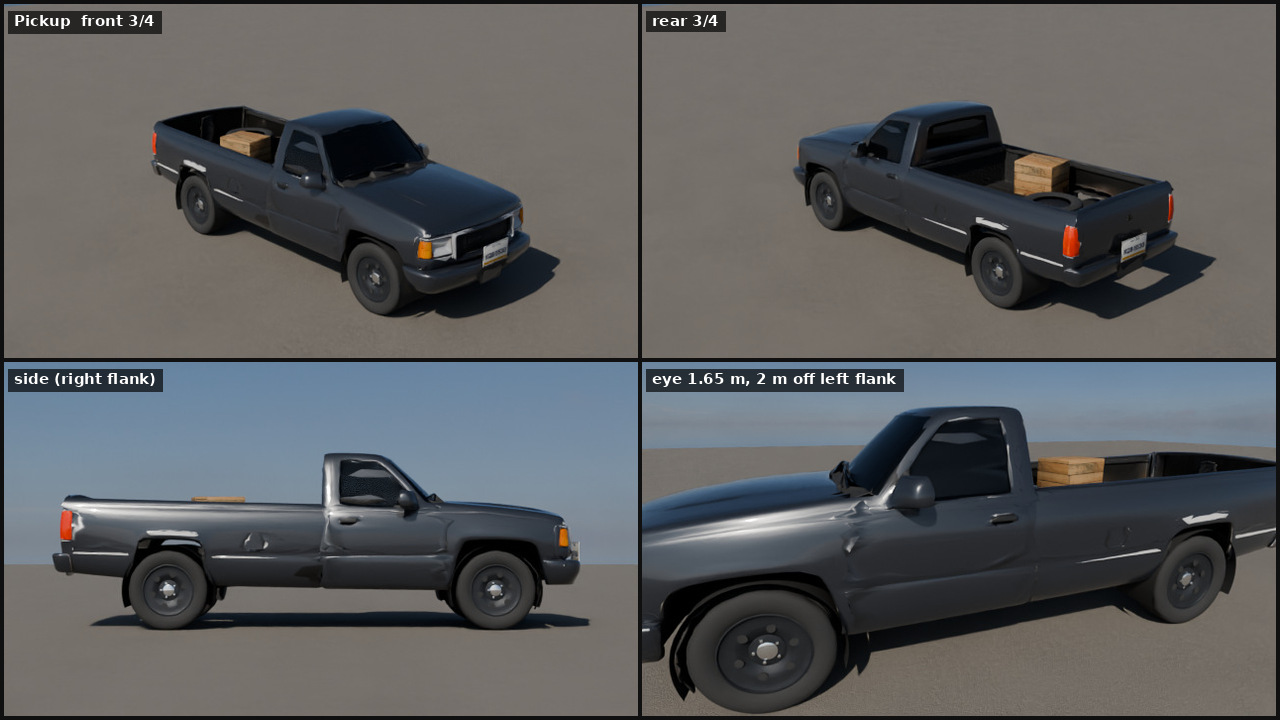
#> input picture art/blender/review/sheets/review_Pickup.jpg, 1280 x 720 px
$ python _vultures_views.py ../review/sheets/review_Pickup.jpg ../review/sheets/review_BoxTruck.jpg
#> lines starting #> are read from the running program, lines starting #| are printed output that depends on the picture; after the words box and inside, x2 and y2 are one past the last pixel; in counts of white or black regions, pixels touching at a corner belong together
"""Split a 4-view turnaround sheet (front, left, back, right in one row) into four square views at one common
scale, for Tripo multiview (docs/unreal/maps/characters.md 3.2). Needs only PIL and numpy:

    venv/bin/python -I art/blender/assets/_vultures_views.py art/out/characters/maps/<id>/src/sheet_v1.png \
        art/out/characters/maps/<id>/src/view

writes view_front.png, view_left.png, view_back.png, view_right.png (2048 x 2048). Figures are found as runs of
columns that differ from the background (the median of the top and bottom rows); the A-pose front figure is wider
than a quarter of the sheet, so the sheet is never cut in equal quarters.
"""
import sys

import numpy as np
from PIL import Image

def main(src, out_prefix):
#> called with src = '../review/sheets/review_Pickup.jpg', out_prefix = '../review/sheets/review_BoxTruck.jpg'
    im = Image.open(src).convert("RGB")
#> im is the input picture: PIL image 1280x720 RGB; mean R, G, B 92, 92.8, 93.8
    a = np.asarray(im).astype(np.float32)
    bg = np.median(np.concatenate([a[:20].reshape(-1, 3), a[-20:].reshape(-1, 3)]), axis=0)
#> bg = [117, 112, 107]
    diff = np.abs(a - bg).max(axis=2)
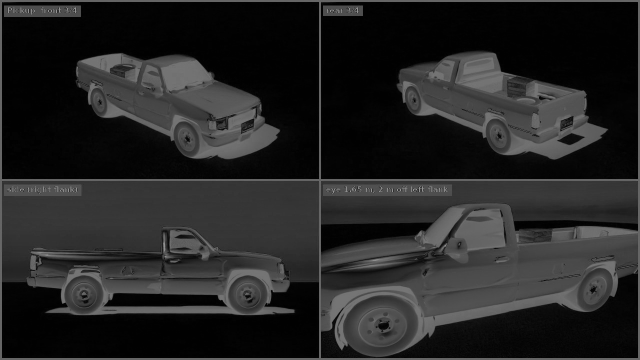
#> diff: shape (720, 1280) float32 (shown at 1/2 size); min 1, max 148, mean 36.4
    mask = diff > 18
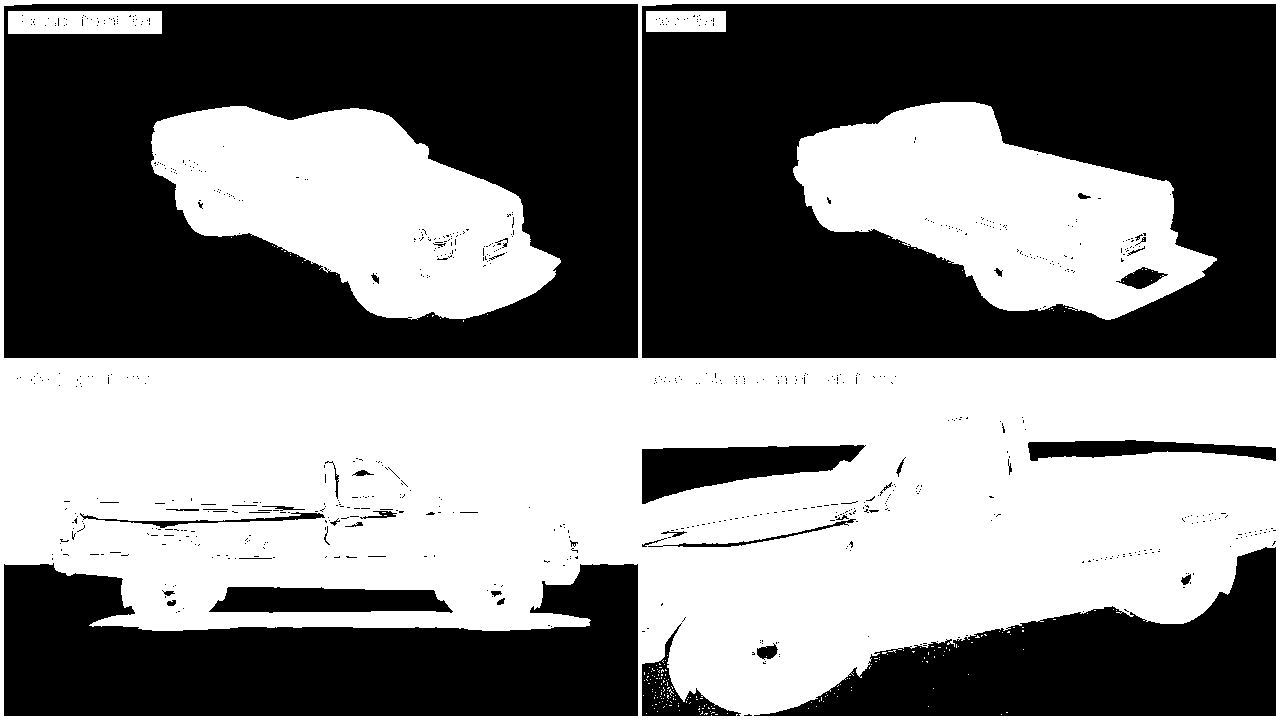
#> mask: shape (720, 1280) bool; 49.1% white; 210 white regions (205 under 20 px), largest, box (x1, y1, x2, y2) and area: (0, 0, 1280, 720) 341591, (151, 106, 561, 320) 53479, (793, 102, 1217, 320) 52217, (8, 11, 162, 34) 3471, (646, 11, 726, 32) 1647
    col = mask.sum(axis=0) > 3
    runs, start = [], None
    for x, v in enumerate(col):
        if v and start is None:
            start = x
        if not v and start is not None:
            runs.append((start, x)); start = None
#> this loop made 1280 passes
#> after the loop, runs = []; start = 0
    if start is not None:
        runs.append((start, len(col)))
    runs = [r for r in runs if r[1] - r[0] > 40]
#> runs = [(0, 1280)]
    # merge runs separated by small gaps (fingers, straps)
    merged = []
    for r in runs:
        if merged and r[0] - merged[-1][1] < 25:
            merged[-1] = (merged[-1][0], r[1])
        else:
            merged.append(r)
#> this loop made 1 pass
#> after the loop, merged = [(0, 1280)]
    print("runs", merged)
#| runs [(0, 1280)]
#> (the run stopped early here; a loop or call above may not have finished)

$ run again, on art/blender/review/sheets/review_BurnedCar.jpg
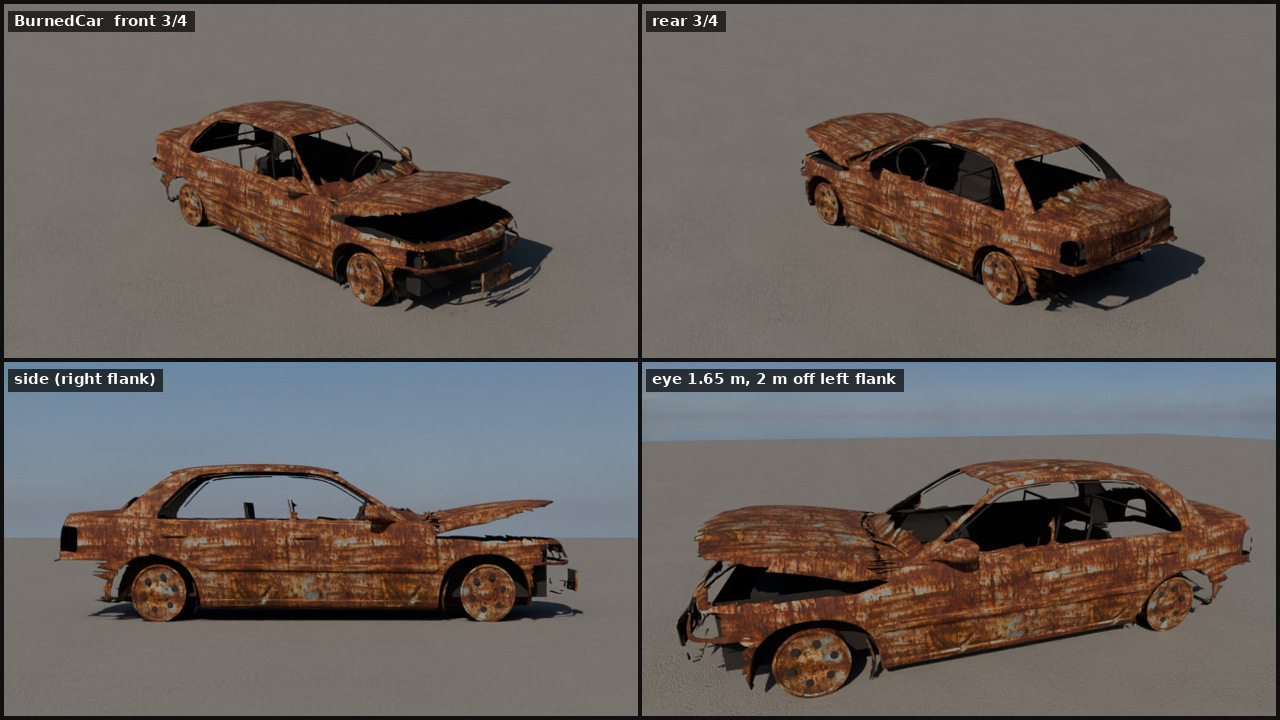
#> input picture art/blender/review/sheets/review_BurnedCar.jpg, 1280 x 720 px
#> in main, im is the input picture: PIL image 1280x720 RGB; mean R, G, B 104.8, 96.9, 92.1
#> bg = [118, 113, 107]
#> in main, `diff = np.abs(a - bg).max(axis=2)`:
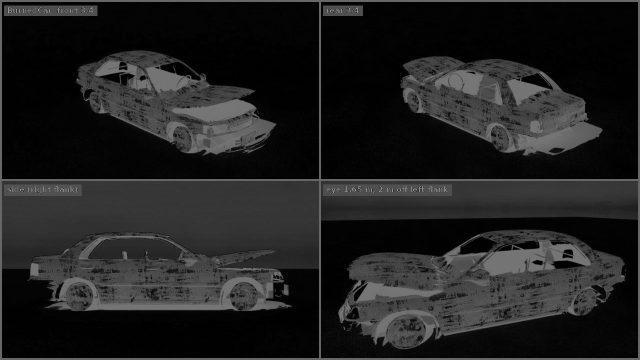
#> diff: shape (720, 1280) float32 (shown at 1/2 size); min 0, max 148, mean 32.6
#> in main, `mask = diff > 18`:
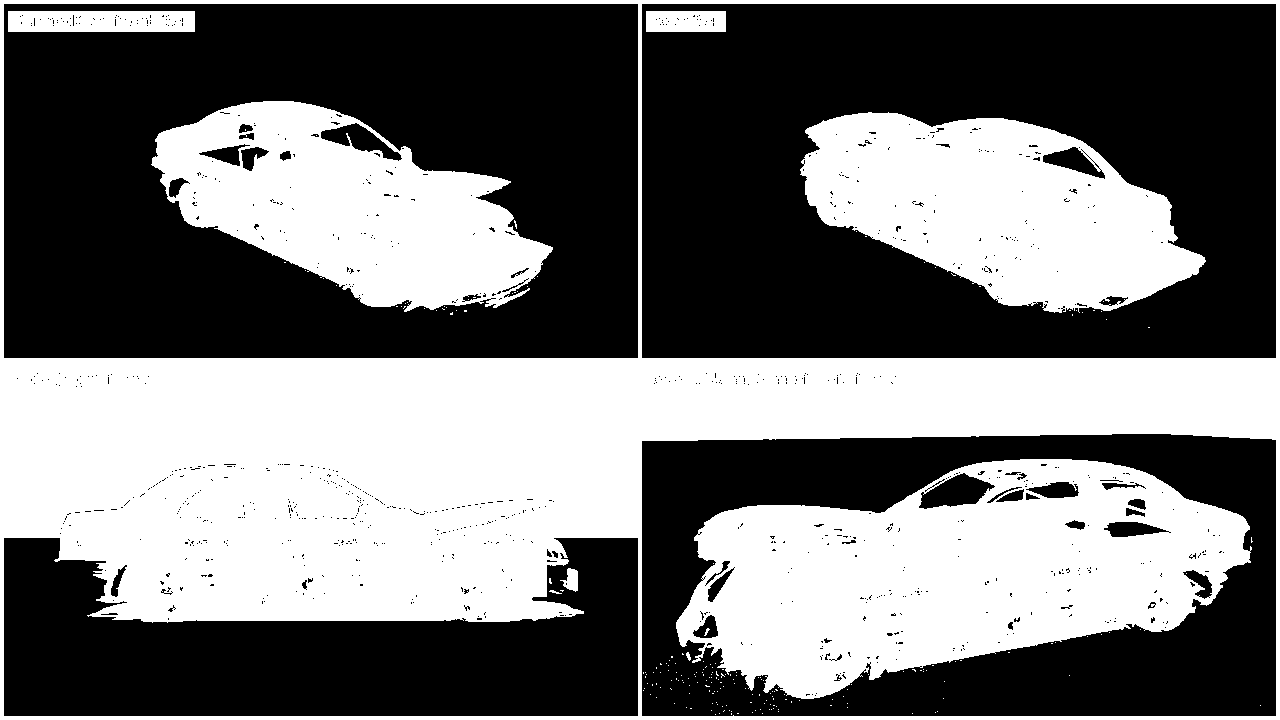
#> mask: shape (720, 1280) bool; 44.5% white; 208 white regions (198 under 20 px), largest, box (x1, y1, x2, y2) and area: (0, 0, 1280, 720) 220710, (676, 459, 1252, 699) 84675, (800, 112, 1206, 313) 51297
#> the loop in main, `for x, v in enumerate(col):` made 1280 passes
#> after the loop in main, `for x, v in enumerate(col):`: runs = []; start = 0
#> in main, `runs = [r for r in runs if r[1] - r[0] > 40]`: runs = [(0, 1280)]
#> the loop in main, `for r in runs:` made 1 pass
#| runs [(0, 1280)]
